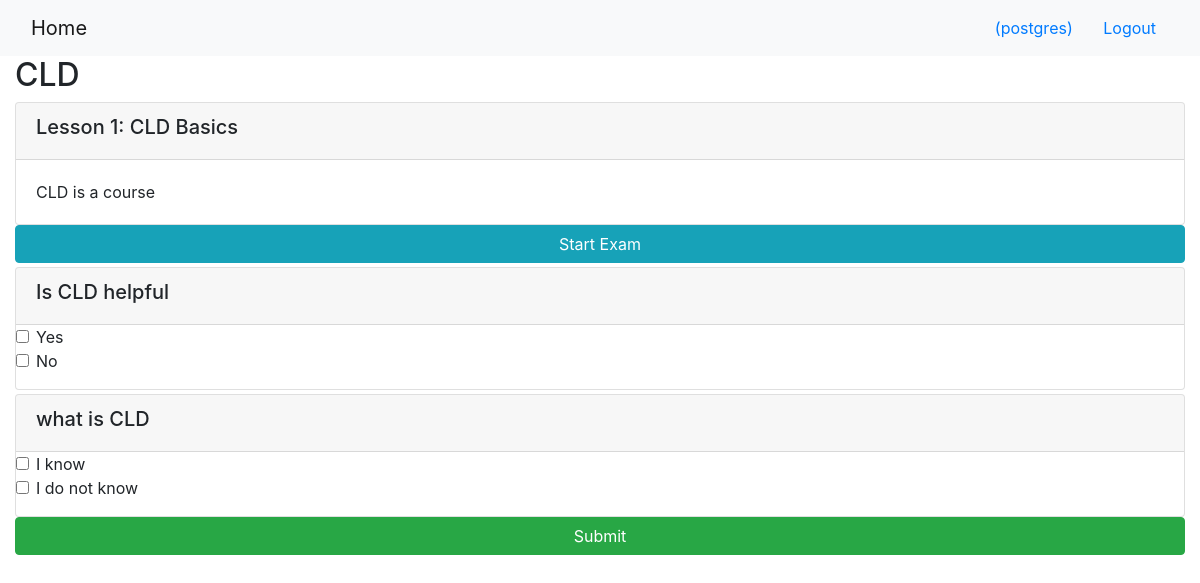
/onlinecourse/1/ (signed in), run on the app's committed database.
### onlinecourse/models.py (models this page shows, shortened)
class Course(models.Model):
    name = models.CharField(null=False, max_length=30, default='online course')
    image = models.ImageField(upload_to='course_images/')
    description = models.CharField(max_length=1000)
    pub_date = models.DateField(null=True)
    instructors = models.ManyToManyField(Instructor)
    users = models.ManyToManyField(settings.AUTH_USER_MODEL, through='Enrollment')
    total_enrollment = models.IntegerField(default=0)
    is_enrolled = False

class Lesson(models.Model):
    title = models.CharField(max_length=200, default="title")
    order = models.IntegerField(default=0)
    course = models.ForeignKey(Course, on_delete=models.CASCADE)
    content = models.TextField()

class Question(models.Model):
    lessson = models.ForeignKey(Lesson, on_delete=models.CASCADE)
    question_text = models.CharField(max_length=1000, default="")
    grade = models.FloatField(default=0.0)

class Choice(models.Model):
    question = models.ForeignKey(Question, on_delete=models.CASCADE)
    choice_text = models.CharField(max_length=1000, default="")
    is_correct = models.IntegerField(default=0)
    is_selected = models.IntegerField(default=0)

### onlinecourse/views.py (the view)
# urls.py: path('<int:pk>/', views.CourseDetailView.as_view(), name='course_details'),
class CourseDetailView(generic.DetailView):
    model = Course
    template_name = 'onlinecourse/course_detail_bootstrap.html'

### onlinecourse/templates/onlinecourse/course_detail_bootstrap.html (shortened to what this page needs)
<!DOCTYPE html>
<html lang="en">
<head>
     {% load static %}
    <link rel="stylesheet" href="https://maxcdn.bootstrapcdn.com/bootstrap/4.5.2/css/bootstrap.min.css">
</head>
<body>
    <nav class="navbar navbar-light bg-light">
        <div class="container-fluid">
            <div class="navbar-header">
                  <a class="navbar-brand" href="{% url 'onlinecourse:index' %}">Home</a>
            </div>
            <ul class="nav navbar-nav navbar-right">
                {% if user.is_authenticated %}
                <li>
                    <a class="btn btn-link" href="#">{{ user.first_name }}({{ user.username }})</a>
                    <a class="btn btn-link" href="{% url 'onlinecourse:logout' %}">Logout</a>
                </li>
                {% endif %}
            </ul>
        </div>
    </nav>
    <div class="container-fluid">
            <h2>{{ course.name }}</h2>
            <div class="card-columns-vertical">
                {% for lesson in course.lesson_set.all %}
                    <div class="card mt-1">
                        <div class="card-header"><h5>Lesson {{lesson.order|add:1}}: {{lesson.title}}</h5></div>
                        <div class="card-body">{{lesson.content}}</div>
                    </div>
                {% endfor %}
            </div>
                {% if user.is_authenticated %}
            <input class="btn btn-info btn-block" type="submit" value="Start Exam">
            <form id="questionform" action="{% url 'onlinecourse:submit' course.id %}" method="post">
                    {% for lesson in course.lesson_set.all %}
                         {% for question in lesson.question_set.all %}
                        <div class="card mt-1">
                            <div class="card-header"><h5>{{ question.question_text}}</h5></div>
                            <div class="form-group">
                              {% for choice in question.choice_set.all %}
                                <div class="form-check">
                                    <label class="form-check-label">
                                        <input type="checkbox" name="choice_{{choice.id}}"
                                               class="form-check-input" id="{{choice.id}}"
                                               value="{{choice.id}}">{{ choice.choice_text }}
                                    </label>
                                </div>
                              {% endfor %}
                            </div>
                        </div>
                        {% endfor %}
                    {% endfor %}
                    <input class="btn btn-success btn-block" type="submit" value="Submit">
            </form>
                {% endif %}
    </div>
</body>
</html>

### data on the page
Course: name "CLD"
Lesson: order|add "1", title "CLD Basics", content "CLD is a course"
Question: question_text "Is CLD helpful"
Choice: choice_text "Yes"
Choice: choice_text "No"
Question: question_text "what is CLD"
Choice: choice_text "I know"
Choice: choice_text "I do not know"

### other printed values
{{ user.username }} "postgres"
